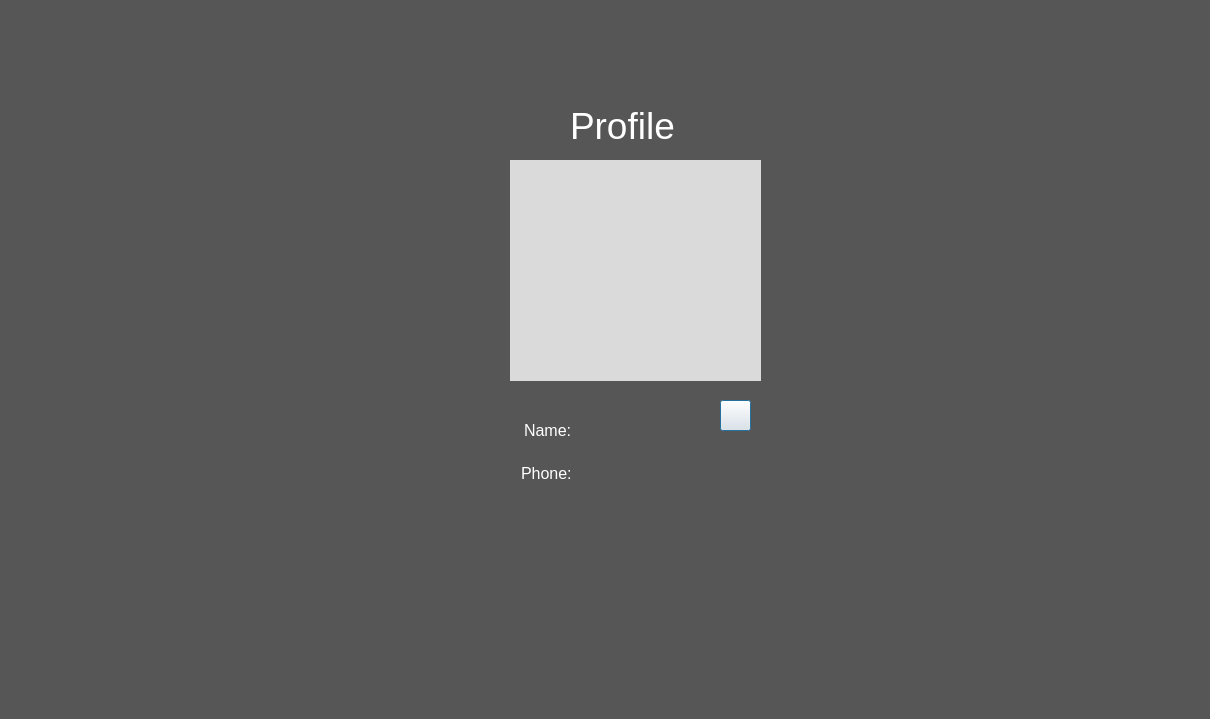
<?xml version="1.0" encoding="UTF-8"?>
<ui version="4.0">
 <class>Profile</class>
 <widget class="QDialog" name="Profile">
  <property name="geometry">
   <rect>
    <x>0</x>
    <y>0</y>
    <width>1210</width>
    <height>719</height>
   </rect>
  </property>
  <property name="windowTitle">
   <string>Dialog</string>
  </property>
  <widget class="QWidget" name="profileWidget" native="true">
   <property name="geometry">
    <rect>
     <x>0</x>
     <y>0</y>
     <width>1211</width>
     <height>721</height>
    </rect>
   </property>
   <property name="cursor">
    <cursorShape>ArrowCursor</cursorShape>
   </property>
   <property name="styleSheet">
    <string notr="true">#profileWidget{
	background-color: rgb(86, 86, 86);
}</string>
   </property>
   <widget class="QLabel" name="profileLabel">
    <property name="geometry">
     <rect>
      <x>570</x>
      <y>110</y>
      <width>151</width>
      <height>31</height>
     </rect>
    </property>
    <property name="font">
     <font>
      <family>MS Sans Serif</family>
      <pointsize>28</pointsize>
      <weight>50</weight>
      <bold>false</bold>
     </font>
    </property>
    <property name="styleSheet">
     <string notr="true">#profileLabel{

color:rgb(255, 255, 255);
}</string>
    </property>
    <property name="text">
     <string>Profile</string>
    </property>
   </widget>
   <widget class="QLabel" name="profileNameLabel">
    <property name="geometry">
     <rect>
      <x>600</x>
      <y>420</y>
      <width>101</width>
      <height>31</height>
     </rect>
    </property>
    <property name="font">
     <font>
      <pointsize>14</pointsize>
     </font>
    </property>
    <property name="styleSheet">
     <string notr="true">#profileNameLabel{

color: rgb(255, 170, 0);

}
</string>
    </property>
    <property name="text">
     <string/>
    </property>
   </widget>
   <widget class="QLabel" name="phonelabelTitle">
    <property name="geometry">
     <rect>
      <x>521</x>
      <y>461</y>
      <width>62</width>
      <height>24</height>
     </rect>
    </property>
    <property name="font">
     <font>
      <pointsize>12</pointsize>
     </font>
    </property>
    <property name="styleSheet">
     <string notr="true">#phonelabelTitle{
 color:white;

}</string>
    </property>
    <property name="text">
     <string>Phone:</string>
    </property>
   </widget>
   <widget class="QLabel" name="phonelabelValue">
    <property name="geometry">
     <rect>
      <x>590</x>
      <y>461</y>
      <width>121</width>
      <height>24</height>
     </rect>
    </property>
    <property name="font">
     <font>
      <pointsize>12</pointsize>
     </font>
    </property>
    <property name="styleSheet">
     <string notr="true">#phonelabelValue{

	color: rgb(255, 170, 0);

}</string>
    </property>
    <property name="text">
     <string/>
    </property>
   </widget>
   <widget class="QPushButton" name="uploadButton">
    <property name="geometry">
     <rect>
      <x>720</x>
      <y>400</y>
      <width>31</width>
      <height>31</height>
     </rect>
    </property>
    <property name="cursor">
     <cursorShape>PointingHandCursor</cursorShape>
    </property>
    <property name="styleSheet">
     <string notr="true">#uploadButton{
border-image: url(:/images/C:/Users/asus/Downloads/images.png)
	
}</string>
    </property>
    <property name="text">
     <string/>
    </property>
    <property name="checkable">
     <bool>false</bool>
    </property>
    <property name="flat">
     <bool>false</bool>
    </property>
   </widget>
   <widget class="QLabel" name="userProfileView">
    <property name="geometry">
     <rect>
      <x>510</x>
      <y>160</y>
      <width>251</width>
      <height>221</height>
     </rect>
    </property>
    <property name="styleSheet">
     <string notr="true">#userProfileView{
background-color:rgb(218, 218, 218)

}</string>
    </property>
    <property name="text">
     <string/>
    </property>
   </widget>
   <widget class="QLabel" name="namelabelTitle">
    <property name="geometry">
     <rect>
      <x>524</x>
      <y>420</y>
      <width>61</width>
      <height>20</height>
     </rect>
    </property>
    <property name="font">
     <font>
      <pointsize>12</pointsize>
      <weight>50</weight>
      <bold>false</bold>
     </font>
    </property>
    <property name="styleSheet">
     <string notr="true">#namelabelTitle{
 color:white;
}</string>
    </property>
    <property name="text">
     <string>Name:</string>
    </property>
   </widget>
  </widget>
 </widget>
 <resources/>
 <connections/>
</ui>
